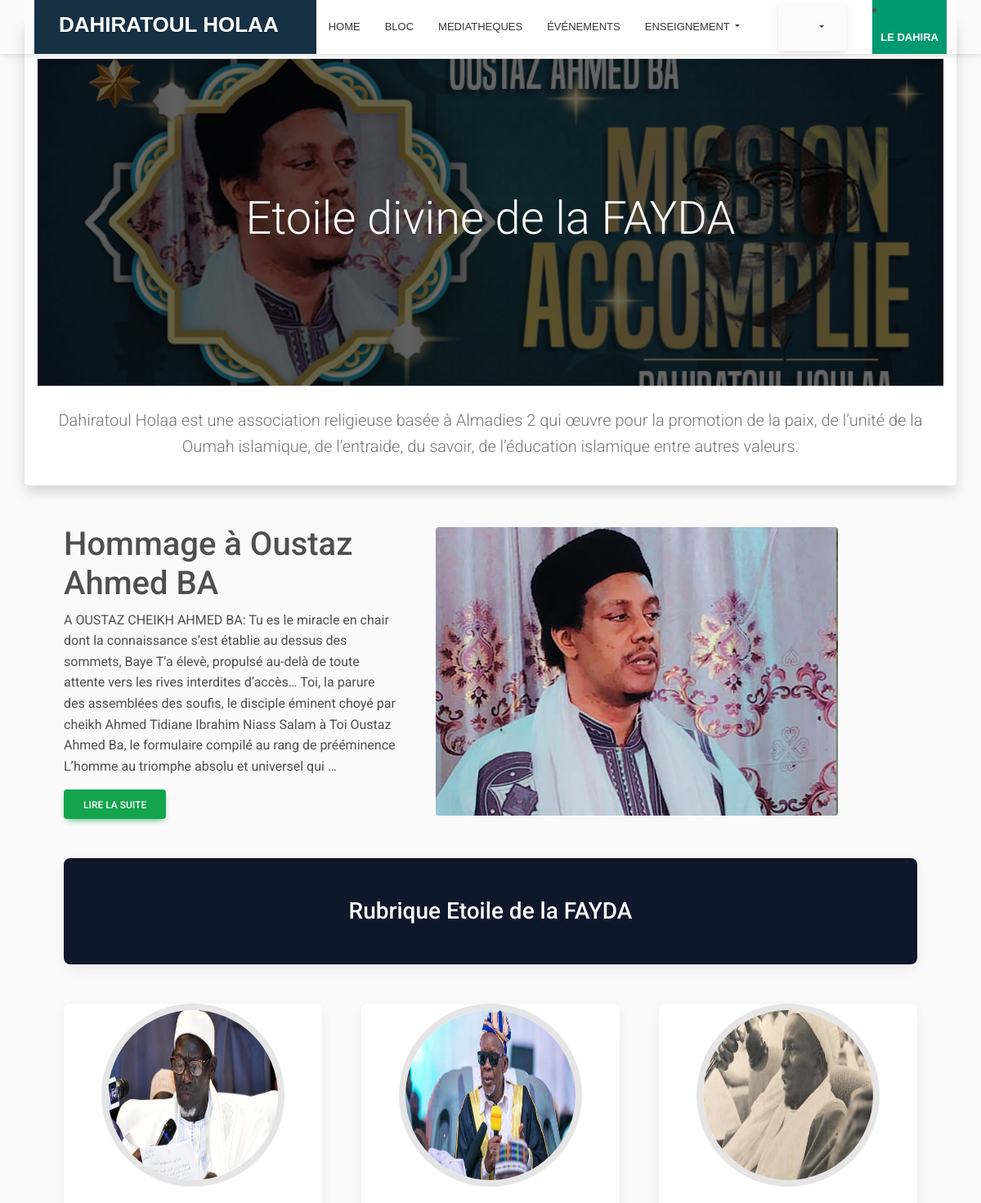
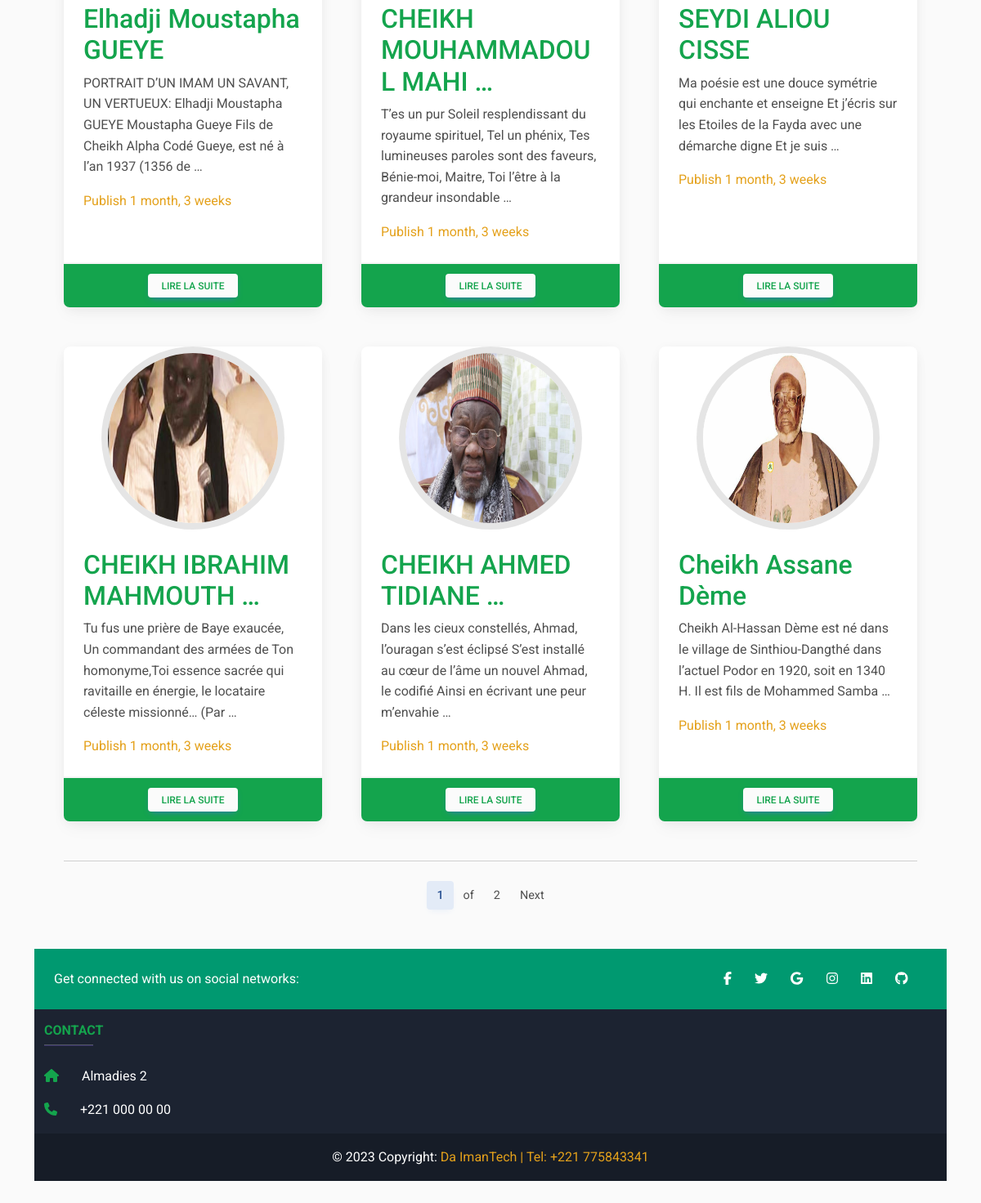
Screenshot of /enseignement/fayda/ with the database file from the repository (2 pictures, top to bottom).
### enseignement/models.py (models this page shows, shortened)
class HeaderEtoileDeLaFayda(models.Model):
    titre = models.CharField(max_length=200)
    contenu = models.TextField()
    image = models.ImageField(default='first_page1.jpg')

class HommageOustazAhmedBa(models.Model):
    titre = models.CharField(max_length=200)
    contenu = models.TextField()
    image = models.ImageField(default='first_page1.jpg')

class Post(models.Model):
    STATUS_CHOICES = (
        ('draft', 'Draft'),
        ('published', 'Published'),
    )
    titre = models.CharField(max_length=200)
    contenu = models.TextField()
    slug = models.SlugField(max_length=200, null=True, blank=True)
    date_published = models.DateTimeField(auto_now_add=True)
    image = models.ImageField(default='default.jpg')
    status = models.CharField(choices=STATUS_CHOICES, default='draft', max_length=10)
    objects = models.Manager() # Default Manager
    published = PublishedManager() # Custom Manager

### enseignement/views.py (the view)
# urls.py: path('fayda/', views.fayda_view, name='fayda'),
def fayda_view(request, category=None):
    articles = Post.published.all().order_by('-date_published')
    header = HeaderEtoileDeLaFayda.objects.all()
    hommage = HommageOustazAhmedBa.objects.all()
    if category:
        articles = articles.filter(category=category).order_by("publish")
    paginator = Paginator(articles, 6)
    page = request.GET.get('page')
    try:
        articles = paginator.page(page)
    except PageNotAnInteger:
        articles = paginator.page(1)
    except EmptyPage:
        articles = paginator.page(paginator.num_pages)
    context = {
        'articles': articles,
        'header': header,
        'hommage': hommage,
    }
    return render(request, 'enseignement/fayda.html', context)

### enseignement/models.py (called while the page is built)
    def get_queryset(self):
        return super(PublishedManager, self).get_queryset().filter(status='published')

### enseignement/templates/enseignement/fayda.html (shortened to what this page needs)
{% extends 'base.html' %}
{% load embed_video_tags %}
{% block contenu %}
<div class="container text-center mt-4 pt-5 shadow p-3 mb-5 bg-body rounded">
    {% for head in header %}
    <div class="bg-image" style="
  background-image: url(' {{ head.image.url}} '); height: 50vh;">
        <div class="mask" style="background-color: rgba(0, 0, 0, 0.6);">
            <div class="d-flex justify-content-center align-items-center h-100">
                <h1 class="display-4 text-light">{{ head.titre }}</h1>
            </div>
        </div>
    </div>
    <br>
    <p class="lead text-muted">{{ head.contenu }}</p>
    {% endfor %}
</div>
<div class="container px-4 px-lg-5">
    {% for hommage in hommage %}
    <div class="row gx-4 gx-lg-5 align-items-center my-5">
        <div class="col-lg-5">
            <h1 class="font-weight-light">{{ hommage.titre }}</h1>
            <p>{{ hommage.contenu | truncatewords:70}}</p>
            <a class="btn btn-success" href=" {%   url 'enseignement:hommage' %}">Lire la suite</a>
        </div>
        <div class="col-lg-7">
            <img class="img-fluid rounded mb-4 mb-lg-0" src="{{ hommage.image.url }}" />
        </div>
    </div>
    {% endfor %}
    <div class="card text-white my-5 py-4 text-center" , style="background-color: #0F172B;">
        <div class="card-body">
            <h3 class="text-white m-0 ">Rubrique Etoile de la FAYDA </h3>
        </div>
    </div>
    <div class="row gx-4 gx-lg-5">
    {% for article in articles %}
        <div class="col-md-4 mb-5">
            <div class="card h-100">
                <div class="team-member" style="margin: 0px;">
                    <a href="{{ article.image.url }}">
                      <img class="mx-auto rounded-circle" src="{{ article.image.url }}" />
                    </a>
                    <a href="{% url 'enseignement:article' slug=article.slug %}">
                        <div class="mask" style="background-color: rgba(251, 251, 251, 0);"></div>
                    </a>
                </div>
                <div class="card-body">
                    <h2 class="card-title text-success">{{ article.titre | truncatewords:3}}</h2>
                    <p class="card-text">{{ article.contenu | truncatewords:25}}</p>
                    <p class="card-text text-warning">Publish {{ article.date_published |timesince }}</p>
                </div>
                <div class="card-footer text-center bg-success"><a class="btn btn-primary btn-sm bg-light text-success"
                    href="{% url 'enseignement:article' slug=article.slug %}">Lire la suite</a></div>
            </div>
        </div>
        {% endfor %}
    </div>
    {% include "articles/pagination.html" with page=articles %}
</div>
{% endblock %}

### templates/base.html (shortened to what this page needs)
{% load static %}
<html lang="fr">
<head>
    <link rel="stylesheet" href="{% static 'css/all.min.css' %}">
    <link rel="stylesheet" href="{% static 'css/mdb.min.css' %}" />
    <link rel="stylesheet" href="{% static 'css/styles.css' %}">
    <link rel="stylesheet" href="{% static 'css/owl.carousel.min.css' %}">
    <link href="{% static 'css/all.min.css' %}" rel="stylesheet" type="text/css">
    <link rel="stylesheet" href="{% static 'css/evo-calendar.min.css' %}">
    <link rel="stylesheet" href="{% static 'css/evo-calendar.midnight-blue.min.css' %}">
</head>
<body>
    <nav id="navigation" class="navbar navbar-expand-lg navbar-light bg-ligth  fixed-top">
        <div class="container bg-light bg-gradient align-items-stretch">
            <div class="logo">
                <a class="navbar-brand" href="{% url 'home:home' %}">
                    DAHIRATOUL HOLAA
                </a>
            </div>
            <div class="collapse navbar-collapse" id="navbarNavAltMarkup">
                <div class="navbar-nav">
                    <a class="nav-link active" aria-current="page" href="{% url 'home:home' %}">Home</a>
                    <a class="nav-link" href="{% url 'articles:articles' %}">BLOC</a>
                    <a class="nav-link" href="{% url 'mediatheque:mediatheque' %}">MEDIATHEQUES</a>
                    <a class="nav-link" href="{% url 'events:events' %}">ÉVÉNEMENTS</a>
                    <li class="nav-item dropdown">
                        <a class="nav-link dropdown-toggle" href="#" id="navbarDropdown" role="button"
                            data-mdb-toggle="dropdown" aria-expanded="false">
                            ENSEIGNEMENT
                        </a>
                    </li>
                </div>
                <nav class="navbar navbar-expand-lg navbar-light bg-light mx-auto">
                    <div class="container-fluid">
                        <ul class="navbar-nav">
                            <li class="nav-item dropdown">
                                <a class="nav-link dropdown-toggle" href="#" id="navbarDropdown" role="button"
                                    data-mdb-toggle="dropdown" aria-expanded="false">
                                    <i class="flag-france flag m-0"></i>
                                </a>
                            </li>
                        </ul>
                    </div>
                </nav>
                <li id="get-started" class="nav-item">
                    <a class="nav-link " href="{% url 'dahira:dahira' %}" style="font-weight: bold;">LE DAHIRA </a>
                </li>
            </div>
        </div>
    </nav>
    {% block contenu %}
    {% endblock %}
    <div class="container my-5">
        <footer class="text-center text-lg-start text-white" style="background-color: #1c2331">
            <section class="d-flex justify-content-between p-4" style="background-color: #009970">
                <div class="me-5">
                    <span>Get connected with us on social networks:</span>
                </div>
                <div>
                    <a href="" class="text-white me-4">
                        <i class="fab fa-facebook-f"></i>
                    </a>
                    <a href="" class="text-white me-4">
                        <i class="fab fa-twitter"></i>
                    </a>
                    <a href="" class="text-white me-4">
                        <i class="fab fa-google"></i>
                    </a>
                    <a href="" class="text-white me-4">
                        <i class="fab fa-instagram"></i>
                    </a>
                    <a href="" class="text-white me-4">
                        <i class="fab fa-linkedin"></i>
                    </a>
                    <a href="" class="text-white me-4">
                        <i class="fab fa-github"></i>
                    </a>
                </div>
            </section>
            <section class="">
                <div class="container text-md-start mt-3">
                    <div class="row mt-3">
                        <div class="col-md-6 mb-md-0 mb-3 ">
                            <h6 class="text-uppercase fw-bold text-success">Contact</h6>
                            <hr class="mb-4 mt-0 d-inline-block mx-auto"
                                style="width: 60px; background-color: #7c4dff; height: 2px" />
                            <p><i class="fas fa-home me-4 text-success"></i> Almadies 2 </p>
                            <p><i class="fas fa-phone me-4 text-success"></i> +221 000 00 00</p>
                        </div>
                    </div>
                </div>
            </section>
            <div class="text-center p-3" style="background-color: rgba(0, 0, 0, 0.2)">
                © 2023 Copyright:
                <a class="text-warning">Da ImanTech | Tel: +221 775843341</a>
            </div>
        </footer>
    </div>
</body>
</html>

### articles/templates/articles/pagination.html (shortened to what this page needs)
<nav aria-label="Pagination">
    <hr class="my-0" />
    <ul class="pagination justify-content-center my-4">
        <li class="page-item active" aria-current="page"><a class="page-link" href="#!">{{page.number}}</a></li>
        {% if page.paginator.num_pages !=  page.number %}
            <li class="page-item"><a class="page-link" href="#!">of</a></li>
            <li class="page-item"><a class="page-link" href="#!">{{page.paginator.num_pages}}</a></li>
        {% endif %}
        {% if page.has_next %}
                <li class="page-item"><a class="page-link" href="?page={{page.next_page_number}}">Next</a></li>
        {% endif %}
    </ul>
</nav>

### static/css/styles.css (style rules this page uses)
:root { --primary: #FEA116; --light: #F1F8FF; --dark: #0F172B; --red: #ef233c; --vert: #009970; --darkred: #163044; --platinum: #e5e5e5; --black: #2b2d42; --white: #fff; --thumb: #edf2f4; }
.card-body .card-title { color: var(--darkred); }
* { font-family: 'Roboto', sans-serif; }
body { background-color: #fafafa; font-family: 'Roboto', sans-serif; }
#navigation { padding: 0; transition: 0.5s all; }
#navigation .logo { padding: 17px 30px; background-color: var(--darkred); }
#navigation .logo a { font-size: 26px; padding: 0; line-height: 1; font-weight: 700; color: #fff; text-transform: uppercase; font-family: 'Poppins', sans-serif; }
#navigation #navbarNavAltMarkup { background-color: #fff; }
#navigation #navbarNavAltMarkup a { display: block; position: relative; color: #36343a; padding: 10px 15px; font-size: 13px; font-weight: 500; text-transform: uppercase; font-family: 'Poppins', sans-serif; transition: 0.3s all; }
#navigation #get-started { background-color: var(--vert); }
#navigation #get-started a { background-color: var(--vert); color: #fff; padding: 10px; }
.team-member { margin-bottom: 3rem; text-align: center; }
.team-member img { width: 14rem; height: 14rem; border: 0.5rem solid rgba(0, 0, 0, 0.1); }
.text-center { text-align: center !important; }

### rows the page displays
HeaderEtoileDeLaFayda: image (picture), titre "Etoile divine de la FAYDA", contenu "Dahiratoul Holaa est une association religieuse basée à Almadies 2 qui œuvre pour la promotion de la paix, de l’unité de la Oumah islamique, de l’entraide, du savoir, de l’éducation islamique entre autres valeurs."
HommageOustazAhmedBa: titre "Hommage à Oustaz Ahmed BA", contenu "A OUSTAZ CHEIKH AHMED BA: Tu es le miracle en chair dont la connaissance s’est établie au dessus des sommets, Baye T’a élevè, propulsé au-delà de toute attente vers les rives interdites d’accès… Toi, la parure des assemblées des soufis, le disciple éminent choyé par cheikh Ahmed Tidiane Ibrahim Niass Salam à Toi Oustaz Ahmed Ba, le formulaire compilé au rang de prééminence L’homme au triomphe absolu et universel qui …", image (picture)
Post: image (picture), titre "Elhadji Moustapha GUEYE", contenu "PORTRAIT D’UN IMAM UN SAVANT, UN VERTUEUX: Elhadji Moustapha GUEYE Moustapha Gueye Fils de Cheikh Alpha Codé Gueye, est né à l’an 1937 (1356 de …", date_published "1 month, 3 weeks"
Post: image (picture), titre "CHEIKH MOUHAMMADOUL MAHI …", contenu "T’es un pur Soleil resplendissant du royaume spirituel, Tel un phénix, Tes lumineuses paroles sont des faveurs, Bénie-moi, Maitre, Toi l’être à la grandeur insondable …", date_published "1 month, 3 weeks"
Post: image (picture), titre "SEYDI ALIOU CISSE", contenu "Ma poésie est une douce symétrie qui enchante et enseigne Et j’écris sur les Etoiles de la Fayda avec une démarche digne Et je suis …", date_published "1 month, 3 weeks"
Post: image (picture), titre "CHEIKH IBRAHIM MAHMOUTH …", contenu "Tu fus une prière de Baye exaucée, Un commandant des armées de Ton homonyme,Toi essence sacrée qui ravitaille en énergie, le locataire céleste missionné… (Par …", date_published "1 month, 3 weeks"
Post: image (picture), titre "CHEIKH AHMED TIDIANE …", contenu "Dans les cieux constellés, Ahmad, l’ouragan s’est éclipsé S’est installé au cœur de l’âme un nouvel Ahmad, le codifié Ainsi en écrivant une peur m’envahie …", date_published "1 month, 3 weeks"
Post: image (picture), titre "Cheikh Assane Dème", contenu "Cheikh Al-Hassan Dème est né dans le village de Sinthiou-Dangthé dans l’actuel Podor en 1920, soit en 1340 H. Il est fils de Mohammed Samba …", date_published "1 month, 3 weeks"

### other values shown
{{ page.number }} "1"
{{ page.paginator.num_pages }} "2"
